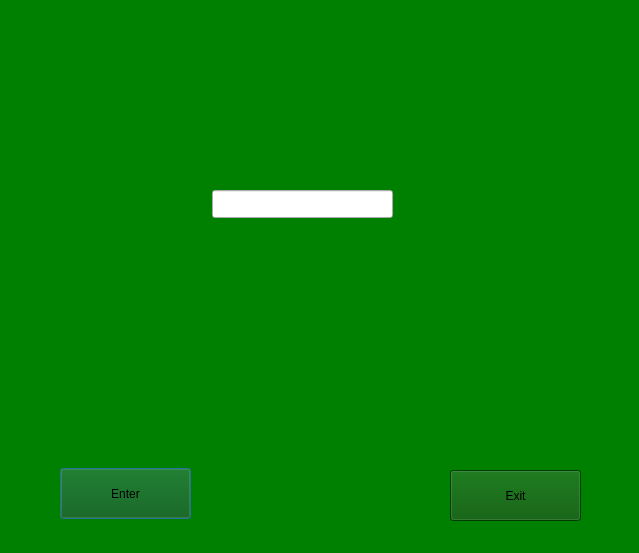
<?xml version="1.0" encoding="UTF-8"?>
<ui version="4.0">
 <class>Dialog</class>
 <widget class="QDialog" name="Dialog">
  <property name="geometry">
   <rect>
    <x>0</x>
    <y>0</y>
    <width>639</width>
    <height>553</height>
   </rect>
  </property>
  <property name="windowTitle">
   <string>Cities</string>
  </property>
  <property name="windowIcon">
   <iconset resource="resources.qrc">
    <normaloff>:/img/cities_icon.png</normaloff>:/img/cities_icon.png</iconset>
  </property>
  <property name="styleSheet">
   <string notr="true">QDialog {
	background-color: green;
}</string>
  </property>
  <widget class="QPushButton" name="enter_button">
   <property name="geometry">
    <rect>
     <x>60</x>
     <y>468</y>
     <width>131</width>
     <height>51</height>
    </rect>
   </property>
   <property name="styleSheet">
    <string notr="true">QPushButton {
	background-color: rgb(0, 85, 0);
}

QPushButton:hover {
	background-color:  rgb(0, 102, 0);
}

QPushButton:pressed {
	background-color:  rgb(0, 124, 0);
}</string>
   </property>
   <property name="text">
    <string>Enter</string>
   </property>
  </widget>
  <widget class="QPushButton" name="exit_button">
   <property name="geometry">
    <rect>
     <x>450</x>
     <y>470</y>
     <width>131</width>
     <height>51</height>
    </rect>
   </property>
   <property name="styleSheet">
    <string notr="true">QPushButton {
	background-color: rgb(0, 85, 0);
}

QPushButton:hover {
	background-color:  rgb(0, 102, 0);
}

QPushButton:pressed {
	background-color:  rgb(0, 124, 0);
}</string>
   </property>
   <property name="text">
    <string>Exit</string>
   </property>
  </widget>
  <widget class="QLabel" name="game_output">
   <property name="geometry">
    <rect>
     <x>220</x>
     <y>140</y>
     <width>171</width>
     <height>31</height>
    </rect>
   </property>
   <property name="text">
    <string/>
   </property>
  </widget>
  <widget class="QLineEdit" name="user_input">
   <property name="geometry">
    <rect>
     <x>212</x>
     <y>190</y>
     <width>181</width>
     <height>28</height>
    </rect>
   </property>
  </widget>
  <widget class="QLabel" name="error_label">
   <property name="geometry">
    <rect>
     <x>212</x>
     <y>250</y>
     <width>181</width>
     <height>20</height>
    </rect>
   </property>
   <property name="text">
    <string/>
   </property>
  </widget>
 </widget>
 <resources>
  <include location="resources.qrc"/>
 </resources>
 <connections/>
</ui>
